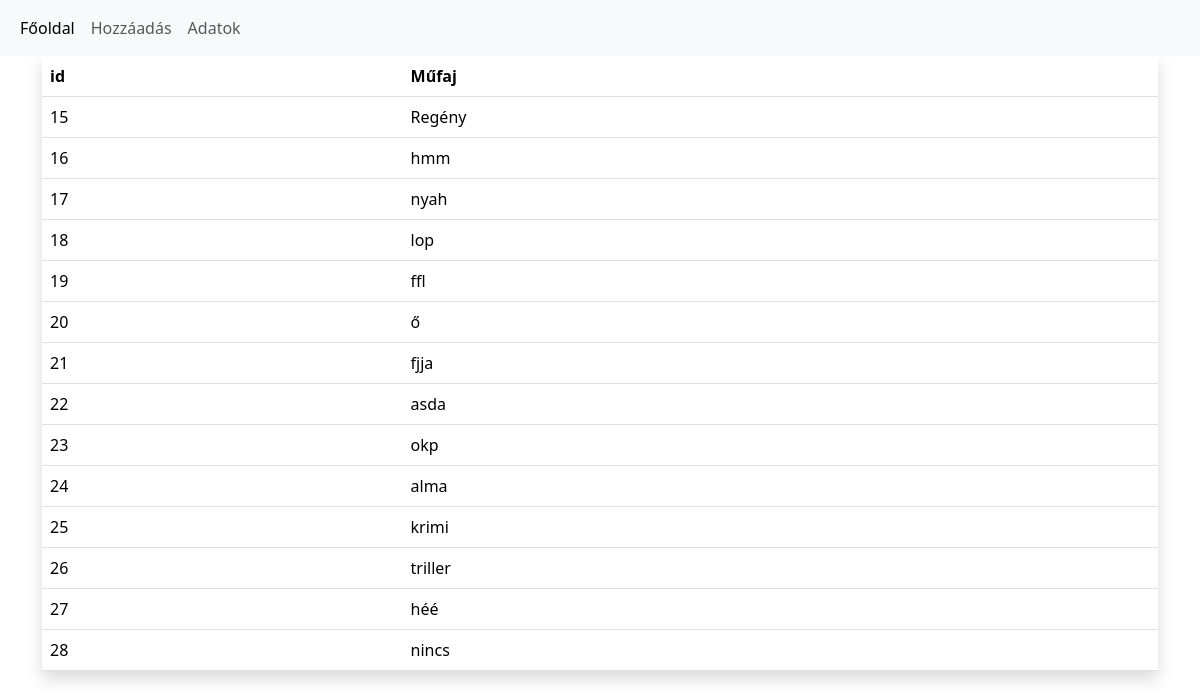
The app's page /mufajok/, older data.
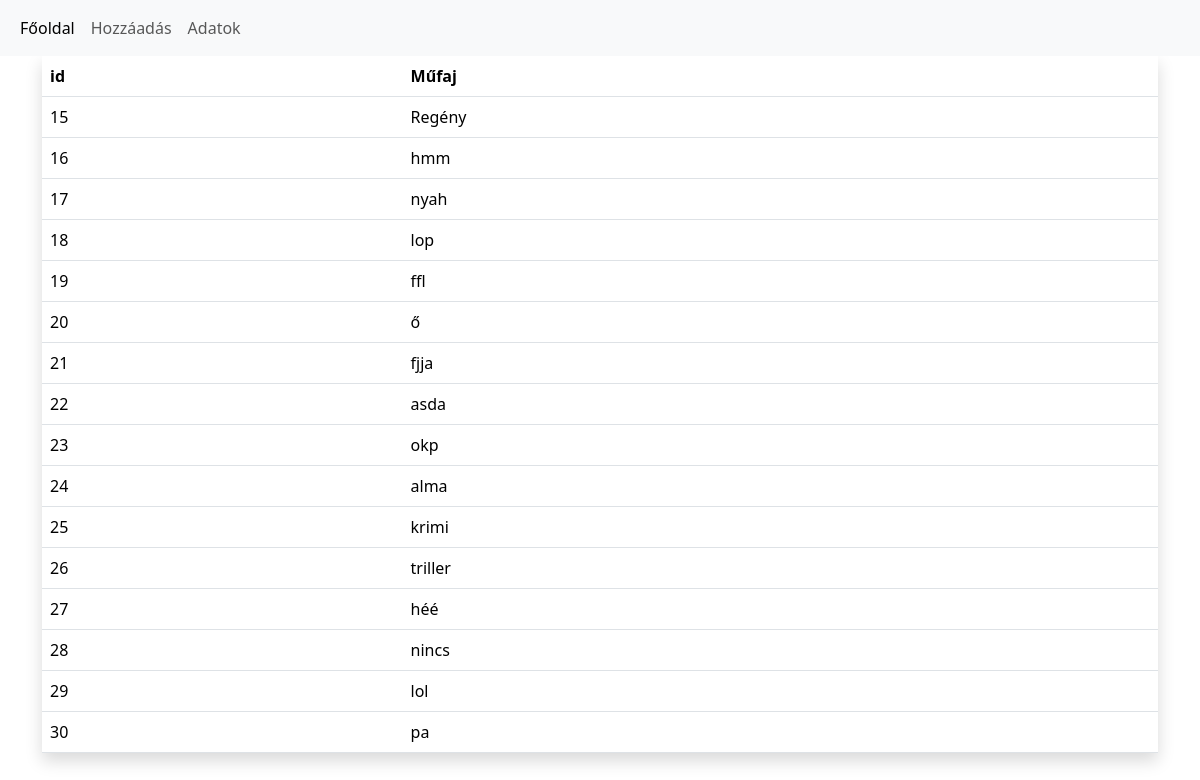
The same page, newer data.
### alkalmazas/models.py (models this page shows, shortened)
class Mufajok(models.Model):
    mufaj = models.CharField(max_length=100, unique=True)
    class Meta:
        verbose_name_plural = "Mufajok"

### alkalmazas/views.py (the view)
# urls.py: path('mufajok/', mufajok, name='mufajok'),
def mufajok(request):
    mufajok = Mufajok.objects.all()
    return render(request, 'mufajok.html', {'mufajok': mufajok})

### alkalmazas/templates/mufajok.html
{% extends "base.html" %}
{% block tartalom %}
    <table class="table shadow">
        <thead>
            <tr>
                <th>id</th>
                <th>Műfaj</th>
            </tr>
        </thead>
        <tbody>
            {% for mufaj in mufajok %}
                <tr>
                    <td>{{ mufaj.id }}</td>
                    <td>{{ mufaj.mufaj }}</td>
                </tr>
            {% endfor %}
        </tbody>
    </table>
{% endblock tartalom %}

Row changes from the older to the newer data that the page shows:
added Mufajok: id "29", mufaj "lol"
added Mufajok: id "30", mufaj "pa"
